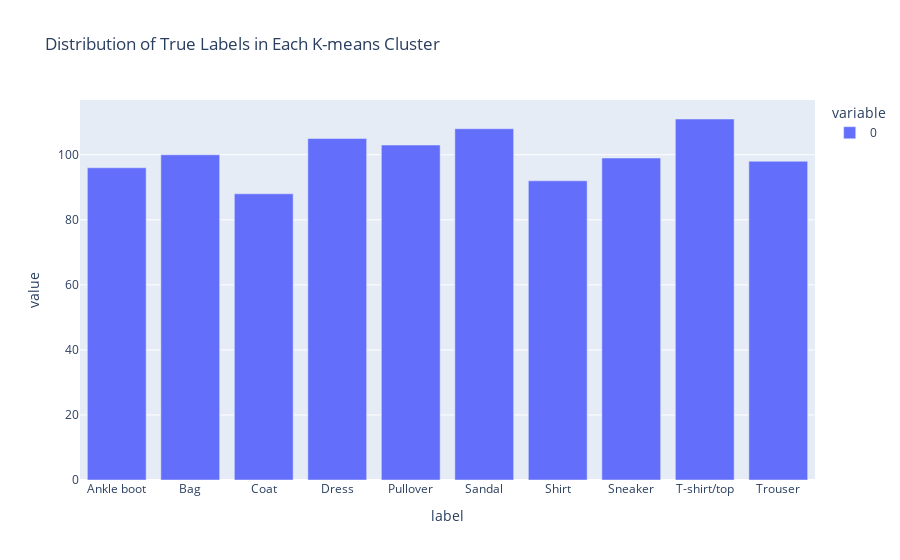

This figure's notebook cell:
### Markdown cell above
### Problem 2b: Evaluating K-means Clustering

K-means clustering groups data points into clusters based on their similarity. To evaluate how well the clustering algorithm has separated the classes, we can analyze the distribution of true labels within each cluster.

**Task:** 
1. Use the `kmeans_df` `DataFrame` to calculate the distribution of true labels (`label`) within each cluster (`cluster`).
2. Create a [stacked bar plot](https://plotly.com/python/bar-charts/) to visualize the label counts per cluster. Each bar should represent a cluster, and the segments of the bar should represent the counts of each label within that cluster.

**Hint:** If you are running into issues where there are bars “hidden” behind other ones in your Plotly bar chart, try making sure you use fillna(0) or unstack(fill_value=0) after grouping by your KMean clusters.

### Code cell
# TODO: Create a stacked bar plot of the label counts per cluster.
cluster_label_counts = kmeans_df.groupby('label').size()

cluster_label_counts.plot(
    kind='bar',
    title='Distribution of True Labels in Each K-means Cluster'
)

### Figure 1 — Plotly figure (JSON) as saved in the notebook; plotly's stock layout.template omitted (floating-point values rounded to 4 significant figures)
{"data": [{"hovertemplate": "variable=0<br>label=%{x}<br>value=%{y}<extra></extra>", "legendgroup": "0", "marker": {"color": "#636efa", "pattern": {"shape": ""}}, "name": "0", "orientation": "v", "showlegend": true, "textposition": "auto", "type": "bar", "x": ["Ankle boot", "Bag", "Coat", "Dress", "Pullover", "Sandal", "Shirt", "Sneaker", "T-shirt/top", "Trouser"], "xaxis": "x", "y": [96, 100, 88, 105, 103, 108, 92, 99, 111, 98], "yaxis": "y"}], "layout": {"barmode": "relative", "legend": {"title": {"text": "variable"}, "tracegroupgap": 0}, "title": {"text": "Distribution of True Labels in Each K-means Cluster"}, "xaxis": {"anchor": "y", "domain": [0, 1], "title": {"text": "label"}}, "yaxis": {"anchor": "x", "domain": [0, 1], "title": {"text": "value"}}}}
